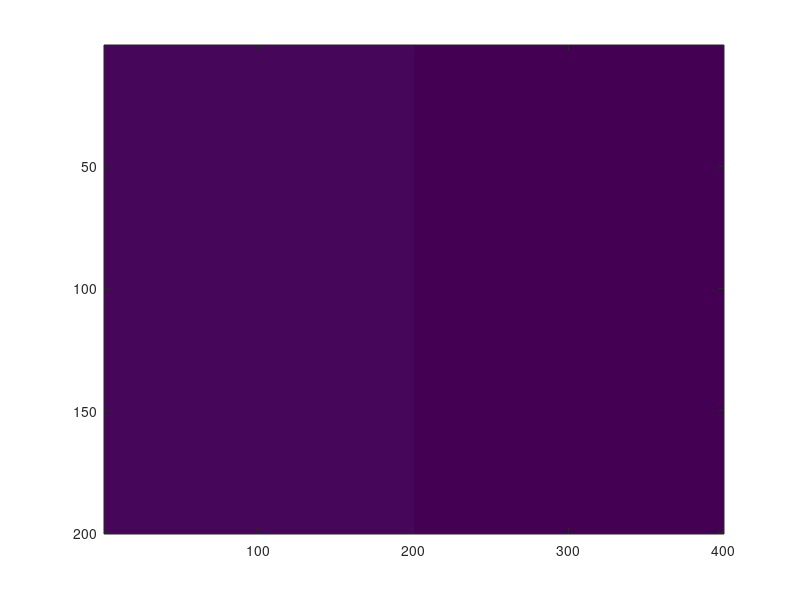

Write MATLAB code to recreate this figure. (Note: this script raises an error after producing the figure.)
% DLA
clc;clear all;close all;
N = 200;
K = 100;
DLA = zeros(N,N); 
imh = image(cat(2,(DLA==0),(DLA==1)));
pause(.5);
for k = 1 : K
    DLA(N/2,N/2) = 1;
    x = randi([20 180]);
    y = randi([20 180]);
    DLA(x,y) = 1;
    flag = 1;
    while flag 
        if (DLA(x-1,y)==1) || (DLA(x+1,y)==1) ...
           || (DLA(x,y+1)==1) || (DLA(x,y-1)==1)
            flag = 0;
        end
        if (x == 1 || y == 1 || x == N || y == N)
            DLA(x,y) = 0;
            flag = 0;
        end
        r = randi([1 4]); % �������� �������� ���� ��������
        if r == 1 % �����
            DLA(x,y) = 0;
            x = x - 1;
            DLA(x,y) = 1;
        end
        if r == 2 % ������
            DLA(x,y) = 0;
            y = y + 1;
            DLA(x,y) = 1;
        end
        if r == 3 % ����
            DLA(x,y) = 0;
            x = x + 1;
            DLA(x,y) = 1;
        end
        if r == 4 % ����
            DLA(x,y) = 0;
            y = y - 1;
            DLA(x,y) = 1;
        end
    end
    set(imh,'cdata',cat(2,(DLA==0),(DLA==1)))
    drawnow
    pause(.00001);
end
